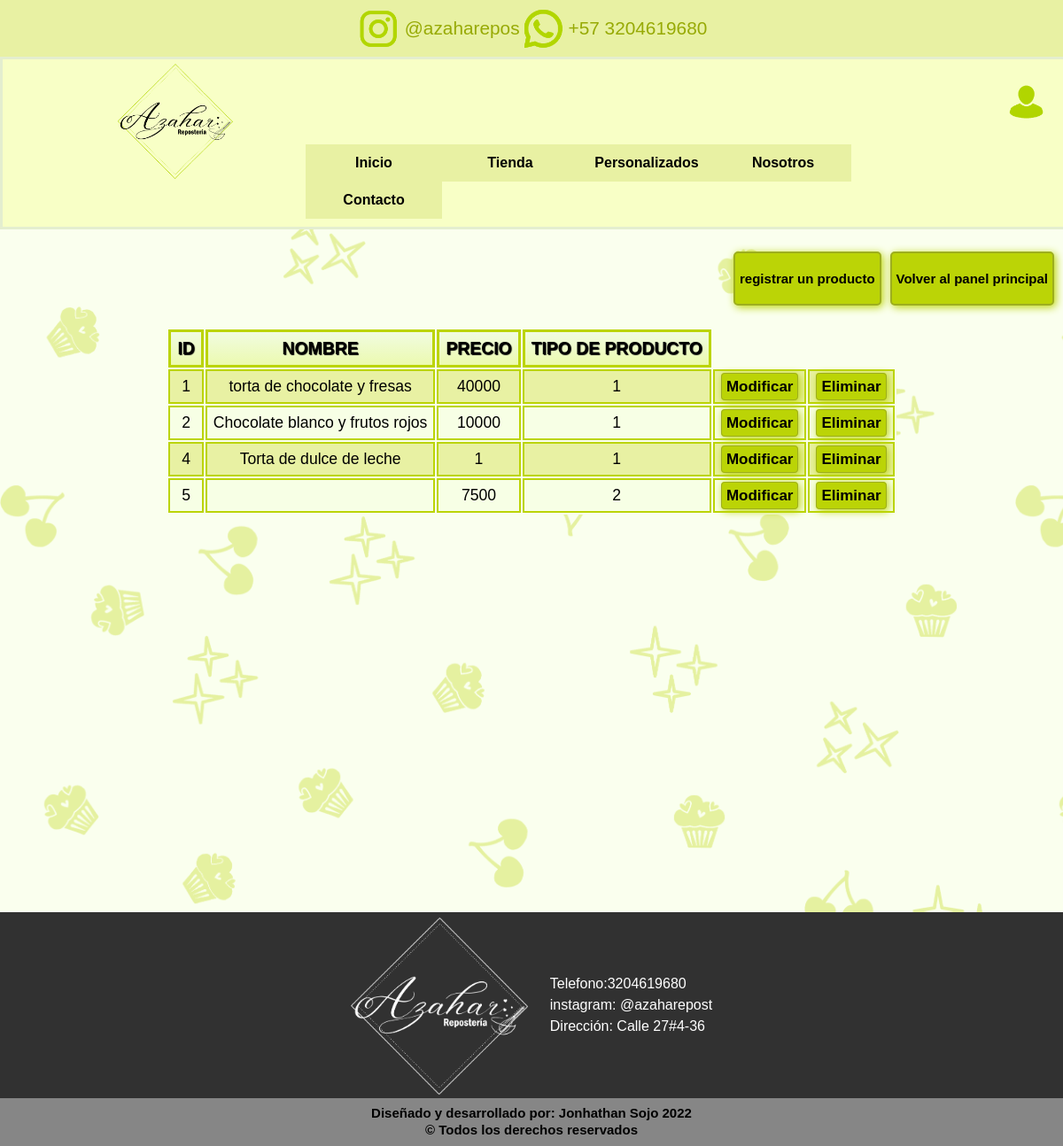
/vistas/sistema_a_cp.php, run on the app's committed database.
### tables this page shows
CREATE TABLE `productos_enteros` (
  `id` int(50) NOT NULL COMMENT 'codigo del producto',
  `nombre` varchar(100) NOT NULL,
  `descripcionProducto` varchar(100) NOT NULL COMMENT 'descripcion del producto',
  `precio` varchar(100) NOT NULL COMMENT 'precio por cada porcion del producto',
  `img` longblob NOT NULL,
  `tipoProducto` int(50) NOT NULL COMMENT 'llave foreanea relacionada con la tabla tipo de producto'
);

### modelo/sistema_a_cp.php (called while the page is built)
<?php
    include('db.php');
    $query = "SELECT * FROM productos_enteros";
    $consulta_1 = mysqli_query($conexion,$query);
?>

### vistas/sistema_a_cp.php (the view)
<?php
    include("../controlador/db.php");
    require("../controlador/plantillas/header.php")
 ?>
    <link rel="stylesheet" href="css/style.css">
    <div class="contenedor_boton_volver">
        <a href="registro_producto.php">
            <div class="boton_volver_panel">
                <p>registrar un producto</p>
            </div>
        </a>
        <a href="sistema_a.php">
            <div class = "boton_volver_panel">
                <p>Volver al panel principal</p>
            </div>
         </a>
    </div>
         <div class="contenedor-tabla">
                <div class="cajas-tabla">
                    <table class="tabla">
                        <thead>
                            <tr class="cabecera">
                                <th>ID</th>
                                <th>NOMBRE</th>
                                <th>PRECIO</th>
                                <th>TIPO DE PRODUCTO</th>
                            </tr>
                        </thead>
                        <tbody>
                            <?php
                            require("../modelo/sistema_a_cp.php");
                            while($row = mysqli_fetch_array($consulta_1)){ ?>
                                <tr>
                                    <td><?php echo $row['id'] ?></td>
                                    <td><?php echo $row['nombre'] ?></td>
                                    <td><?php echo $row['precio'] ?></td>
                                    <td><?php echo $row['tipoProducto'] ?></td>
                                    <td>
                                        <a href="editp.php?id=<?php echo $row['id']?>">Modificar</a>
                                    </td>
                                    <td>
                                        <a href="../controlador/eliminarp.php?id=<?php echo $row['id']?>">Eliminar</a>
                                    </td>
                                </tr>
                            <?php
                            }
                            ?>
                        </tbody>
                    </table>
                </div>
            </div>
<?php
    require("../controlador/plantillas/footer.php")
 ?>

### vistas/css/style.css (style rules this page uses)
body { background: #faffee;; background-image: url(../Proyecto-SICIDD/img/fondo2.png); background-size: contain; font-family: Helvetica; margin: 0; padding: 0; }
.contenedor-tabla { display: flex; justify-content: center; margin-top: 25px; width: 100%; height: 100%; }
thead { font-size: 1.1em; margin-top: 50px; }
th, td { font-size: 1.1em; padding: 7px; text-align: center; border: solid 2px #bbd406; }
.cajas-tabla { height: 350px; }
td a { text-decoration: none; background: #bbd406; font-weight: bold; font-size: 17px; padding: 5px; border-radius: 4px; border: 1px solid #9dae1e; box-shadow: 2px 2px 10px #bbd406; color: black; }
thead, tfoot { background: url(leopardskin.jpg); color:black; text-shadow: 1px 1px 1px black; }
thead th, tfoot th, tfoot td { background: linear-gradient(to bottom, rgba(158, 221, 103, 0.1), rgba(221, 245, 114, 0.5)); border: 3px solid #bbd406; }
tbody tr:nth-child(odd) { background-color: #e8f1a3; }
tbody tr:nth-child(even) { background-color: #f7ffe5 }
tbody tr { background-color: aqua; }
table { background-color:#faffee; }
.contenedor_boton_volver { display: flex; align-items: flex-end; justify-content: flex-end; width: 100%; }
.boton_volver_panel { background: #bbd406; color: black; font-weight: bold; font-size: 15px; margin-top: 25px; padding: 5px; border-radius: 5px; border: 2px solid #9dae1e; box-shadow: 2px 2px 10px #bbd406; text-align: center; margin-right: 10px; }
a { text-decoration: none; }

### data on the page
productos_enteros: id "1", nombre "torta de chocolate y fresas", precio "40000", tipoProducto "1"
productos_enteros: id "2", nombre "Chocolate blanco y frutos rojos", precio "10000", tipoProducto "1"
productos_enteros: id "4", nombre "Torta de dulce de leche", precio "1", tipoProducto "1"
productos_enteros: id "5", precio "7500", tipoProducto "2"
